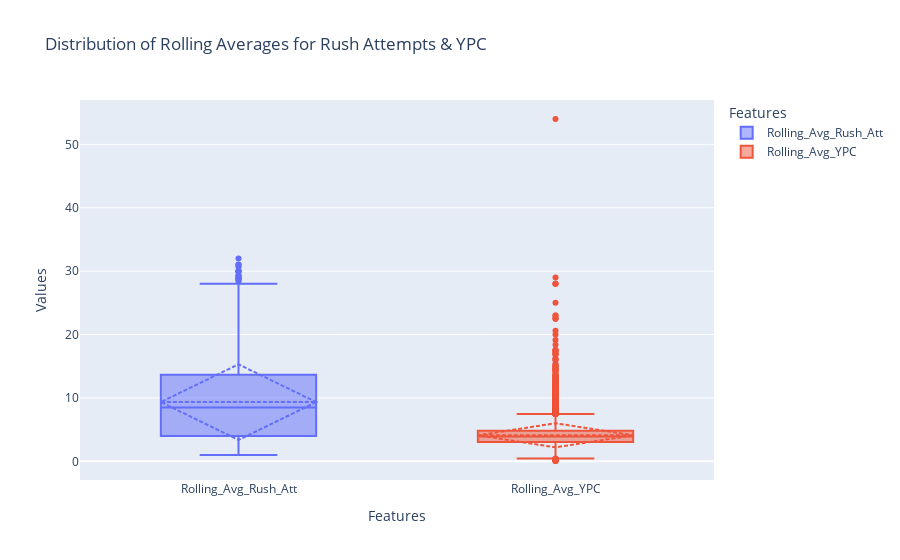
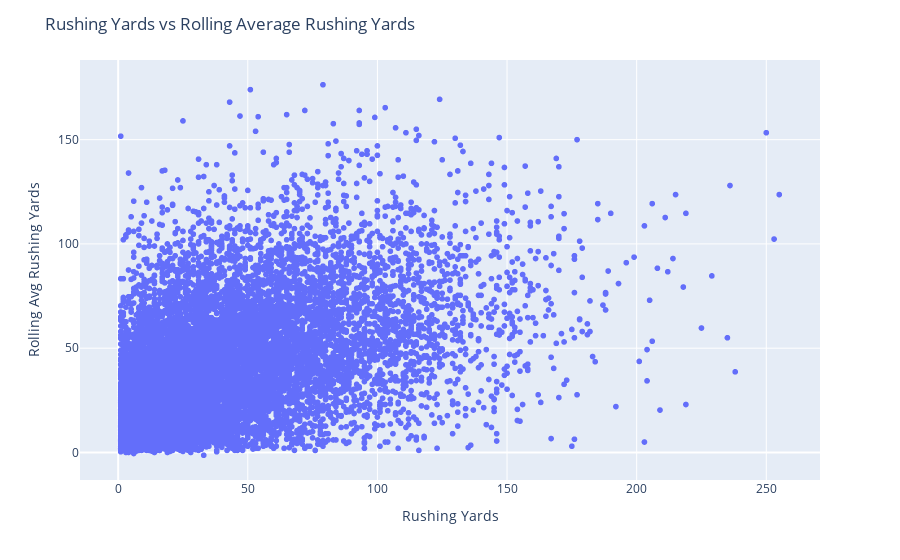

These figures' notebook cell, in order:
### Markdown cell above
### Data Visualization 2 <br><br>

Boxplots serve the purpose of visualizing the distributions of rolling averages for the rush attempts and yards per carry (YPC), helping detect extreme outliers that can negatively impact model training <br>

The scatter plot compares the single game rushing yard against the rolling average rushing yards to flag any anomaly performances that are disproportionate to running back rushing trends to limit the amount of bias into the models

### Code cell
#Boxplots
cols = ['Rolling_Avg_Rush_Att', 'Rolling_Avg_YPC']
df_1 = weekly_stats_clean2[cols].melt(var_name='Features', value_name='Values')
fig = px.box(df_1, x='Features', y="Values", 
             title= 'Distribution of Rolling Averages for Rush Attempts & YPC', 
             points = "outliers", color='Features')
fig.update_traces(boxmean = 'sd')
fig.show()



#Scatter Plot Analyzing Rushing Yards
fig = px.scatter(weekly_stats_clean2,
                x= weekly_stats_clean2['Rushing_Yds'], 
                y=weekly_stats_clean2['Rolling_Avg_RushYds'])
fig.update_layout(xaxis_title = 'Rushing Yards',
                  yaxis_title='Rolling Avg Rushing Yards',
                  title = 'Rushing Yards vs Rolling Average Rushing Yards')
fig.show()

### Figure 1 — Plotly figure (JSON) as saved in the notebook; plotly's stock layout.template omitted (floating-point values rounded to 4 significant figures; data arrays with more than 128 entries replaced by an {"elided": "..."} marker saying what was removed)
{"data": [{"alignmentgroup": "True", "boxmean": "sd", "boxpoints": "outliers", "hovertemplate": "Features=%{x}<br>Values=%{y}<extra></extra>", "legendgroup": "Rolling_Avg_Rush_Att", "marker": {"color": "#636efa"}, "name": "Rolling_Avg_Rush_Att", "notched": false, "offsetgroup": "Rolling_Avg_Rush_Att", "orientation": "v", "showlegend": true, "type": "box", "x": {"elided": "11939 str values"}, "x0": " ", "xaxis": "x", "y": {"elided": "11939 float values"}, "y0": " ", "yaxis": "y"}, {"alignmentgroup": "True", "boxmean": "sd", "boxpoints": "outliers", "hovertemplate": "Features=%{x}<br>Values=%{y}<extra></extra>", "legendgroup": "Rolling_Avg_YPC", "marker": {"color": "#EF553B"}, "name": "Rolling_Avg_YPC", "notched": false, "offsetgroup": "Rolling_Avg_YPC", "orientation": "v", "showlegend": true, "type": "box", "x": {"elided": "11939 str values"}, "x0": " ", "xaxis": "x", "y": {"elided": "11939 float values"}, "y0": " ", "yaxis": "y"}], "layout": {"boxmode": "overlay", "legend": {"title": {"text": "Features"}, "tracegroupgap": 0}, "title": {"text": "Distribution of Rolling Averages for Rush Attempts & YPC"}, "xaxis": {"anchor": "y", "categoryarray": ["Rolling_Avg_Rush_Att", "Rolling_Avg_YPC"], "categoryorder": "array", "domain": [0, 1], "title": {"text": "Features"}}, "yaxis": {"anchor": "x", "domain": [0, 1], "title": {"text": "Values"}}}}

### Figure 2 — Plotly figure (JSON) as saved in the notebook; plotly's stock layout.template omitted (floating-point values rounded to 4 significant figures; data arrays with more than 128 entries replaced by an {"elided": "..."} marker saying what was removed)
{"data": [{"hovertemplate": "Rushing_Yds=%{x}<br>Rolling_Avg_RushYds=%{y}<extra></extra>", "legendgroup": "", "marker": {"color": "#636efa", "symbol": "circle"}, "mode": "markers", "name": "", "showlegend": false, "type": "scattergl", "x": {"elided": "11939 int values"}, "xaxis": "x", "y": {"elided": "11939 float values"}, "yaxis": "y"}], "layout": {"legend": {"tracegroupgap": 0}, "margin": {"t": 60}, "title": {"text": "Rushing Yards vs Rolling Average Rushing Yards"}, "xaxis": {"anchor": "y", "domain": [0, 1], "title": {"text": "Rushing Yards"}}, "yaxis": {"anchor": "x", "domain": [0, 1], "title": {"text": "Rolling Avg Rushing Yards"}}}}
